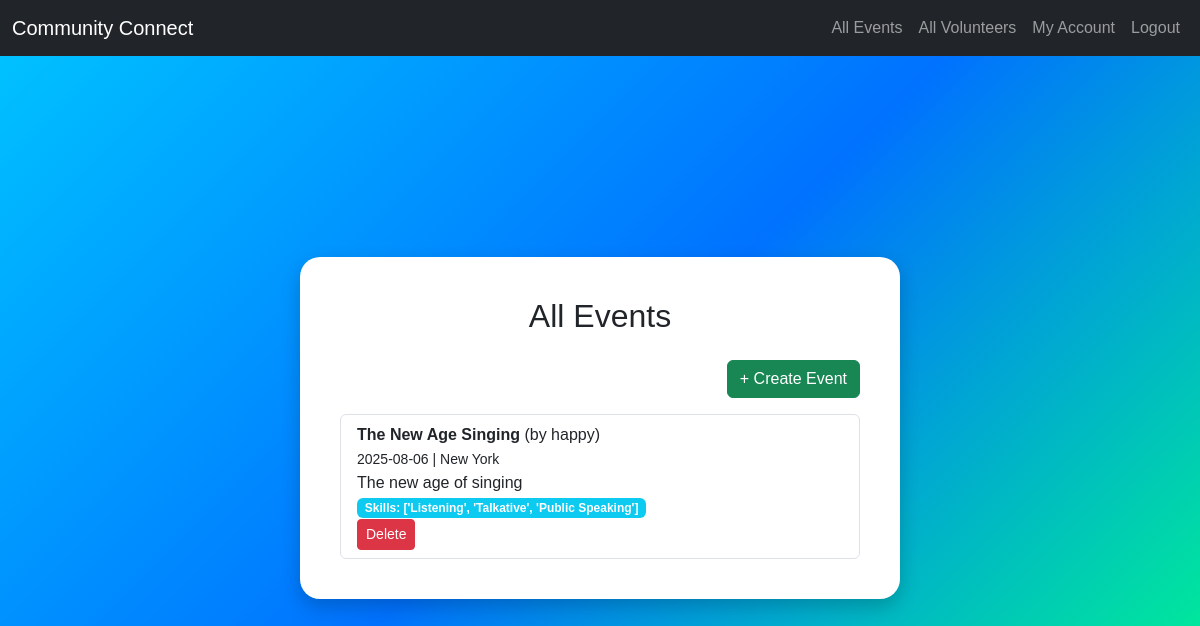
Before: /events (signed in) with the older database file.
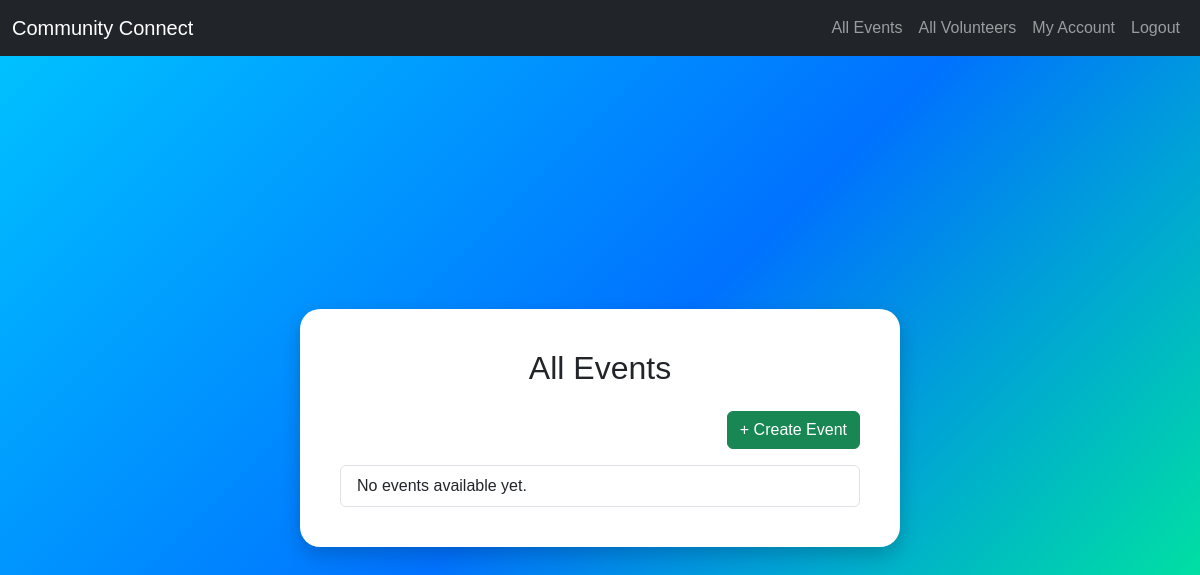
After: the same page with the newer database file.
### tables this page shows
CREATE TABLE event (
            event_id INTEGER PRIMARY KEY AUTOINCREMENT,
            organisation_id INTEGER NOT NULL,
            title TEXT NOT NULL,
            description TEXT,
            event_date TIMESTAMP NOT NULL,
            location TEXT,
            max_volunteers INTEGER,
            FOREIGN KEY (organisation_id) REFERENCES organisation(organisation_id) ON DELETE CASCADE
        );

CREATE TABLE organisation (
            organisation_id INTEGER PRIMARY KEY AUTOINCREMENT,
            user_id INTEGER NOT NULL,
            name TEXT NOT NULL,
            description TEXT,
            address TEXT,
            website_url TEXT,
            FOREIGN KEY (user_id) REFERENCES user(user_id) ON DELETE CASCADE
        );

### app.py (the view)
@app.route("/events")
def events():
    if 'user_id' not in session:
        flash("You must be logged in to view events.", "warning")
        return redirect(url_for('login'))
    conn = get_db()
    cursor = conn.cursor()
    cursor.execute('''SELECT e.*, o.name, o.user_id
                      FROM event e
                      JOIN organisation o ON e.organisation_id = o.organisation_id''')
    events = cursor.fetchall()
    event_data = []
    for e in events:
        cursor.execute('''SELECT s.name
                          FROM event_skill es
                          JOIN skill s ON es.skill_id = s.skill_id
                          WHERE es.event_id = ?''', (e['event_id'],))
        skills = [row['name'] for row in cursor.fetchall()]
        event_data.append({**dict(e), "skills": skills})
    conn.close()
    return render_template("events.html", events=event_data, role=session.get('role'))

### app.py (called while the page is built)
def get_db():
    conn = sqlite3.connect(db_path) # Create connection between database and flask
    conn.row_factory = sqlite3.Row # Allows fetching rows as dictionaries
    return conn

### templates/events.html (shortened to what this page needs)
{% extends "layout.html" %}
{% block content %}
<div class="bubble-container">
  <div class="bubble">
    <h2 class="text-center mb-4">All Events</h2>
    {% if role == "organisation" %}
      <div class="text-end mb-3">
        <a href="{{ url_for('create_event') }}" class="btn btn-success">+ Create Event</a>
      </div>
    {% endif %}
    <ul class="list-group">
      {% for e in events %}
        <li class="list-group-item">
          <strong>{{ e.title }}</strong> (by {{ e.name }})<br>
          <small>{{ e.event_date }} | {{ e.location }}</small><br>
          <span>{{ e.description }}</span><br>
          {% if e.skills %}
            <span class="badge bg-info">Skills: {{ e.skills }}</span>
            {% endif %}
          {% if session.get('role') == 'organisation' and session.get('user_id') == e.user_id %}
          <form method="POST" action="{{ url_for('delete_event', event_id=e.event_id) }}" style="margin:0;">
              <button type="submit" class="btn btn-danger btn-sm">Delete</button>
          </form>
          {% endif %}
        </li>
      {% else %}
        <li class="list-group-item">No events available yet.</li>
      {% endfor %}
    </ul>
  </div>
</div>
{% endblock %}

### templates/layout.html (shortened to what this page needs)
<!DOCTYPE html>
<html lang="en">
<head>
    <link rel="stylesheet" href="https://cdn.jsdelivr.net/npm/bootstrap@5.3.0/dist/css/bootstrap.min.css">
</head>
<body>
    <nav class="navbar navbar-expand-lg navbar-dark bg-dark">
    <div class="container-fluid">
        <a class="navbar-brand" href="{{ url_for('index') }}">Community Connect</a>
        <div class="collapse navbar-collapse">
        <ul class="navbar-nav ms-auto">
            {% if not session.get('user_id') %}
            <li class="nav-item"><a class="nav-link" href="{{ url_for('register') }}">Sign Up</a></li>
            <li class="nav-item"><a class="nav-link" href="{{ url_for('login') }}">Login</a></li>
            {% else %}
            <li class="nav-item"><a class="nav-link" href="{{ url_for('events') }}">All Events</a></li>
            {% if session.get('role') == 'organisation' %}
                <li class="nav-item"><a class="nav-link" href="{{ url_for('all_volunteers') }}">All Volunteers</a></li>
            {% elif session.get('role') == 'volunteer' %}
                <li class="nav-item"><a class="nav-link" href="{{ url_for('all_organisations') }}">All Organisations</a></li>
            {% endif %}
            <li class="nav-item"><a class="nav-link" href="{{ url_for('my_account') }}">My Account</a></li>
            <li class="nav-item"><a class="nav-link" href="{{ url_for('logout') }}">Logout</a></li>
            {% endif %}
        </ul>
        </div>
    </div>
    </nav>
    {% block content %}{% endblock %}
</body>
</html>

### templates/layout.html (style rules this page uses)
body { background: linear-gradient(135deg, #00c6ff, #0072ff, #00ff88); min-height: 100vh; margin: 0; font-family: Arial, sans-serif; }
.bubble-container { min-height: calc(100vh - 56px); display: flex; justify-content: center; align-items: center; padding: 20px; }
.bubble { background: white; border-radius: 20px; padding: 40px; box-shadow: 0px 8px 20px rgba(0, 0, 0, 0.2); max-width: 600px; width: 100%; }

Changed rows visible on the page:
removed event: title "The New Age Singing", name "happy", event_date "2025-08-06", location "New York", description "The new age of singing", skills "['Listening', 'Talkative', 'Public Speaking']"
Other visible differences:
text now shown: "No events available yet."
